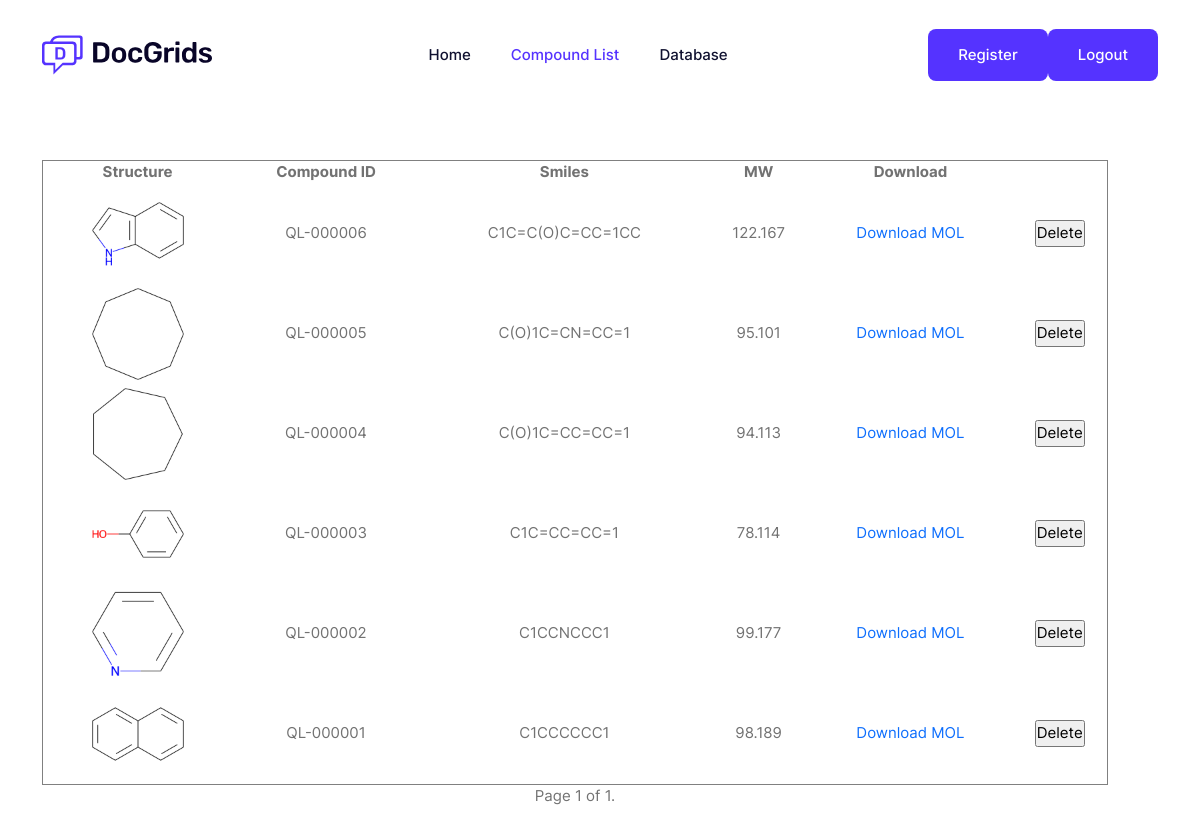
/compoundlist/ (signed in), run on an earlier commit of the app's database.
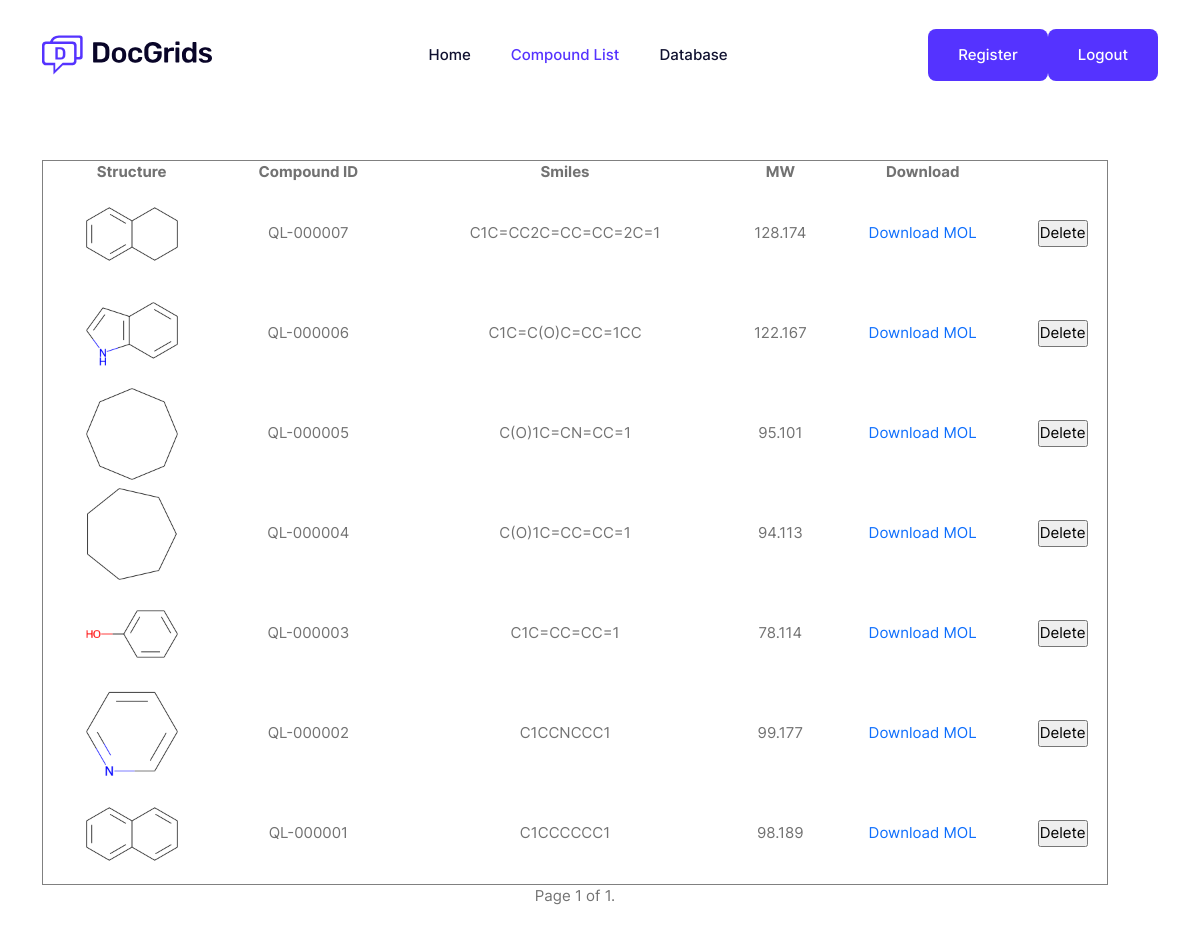
And on a later commit of the database.
### mol_registration/models.py (models this page shows)
class mol_props(models.Model):
    compound_id = models.CharField(max_length=50)
    smiles = models.CharField(max_length=1000)
    mol_file = models.TextField()
    mol_file_path = models.CharField(max_length=500)
    MW = models.FloatField()
    xlogp = models.FloatField()
    TPSA = models.FloatField()
    img_file = models.CharField(max_length=500)
    fingerprint = models.TextField(default='')

### mol_registration/views.py (the view)
# urls.py: path('compoundlist/', mol_registration_view.compoundlist),
def compoundlist(request):
    if request.session.get('is_login'):
        mol_list = mol_props.objects.all().order_by('-compound_id')
        paginator = Paginator(mol_list, 10)
        page = request.GET.get('page',1)
        try:
            sublist = paginator.page(page)
        except PageNotAnInteger:
            sublist = paginator.page(1)
        except EmptyPage:
            sublist = paginator.page(paginator.num_pages)
        return render(request, "compoundlist.html", {"sublist": sublist})
    else:
        return redirect("/login/")

### register/template/compoundlist.html (shortened to what this page needs)
{% load static %}
<!DOCTYPE html>
<html class="no-js" lang="zxx">
<head>
<link rel="stylesheet" href="/static/css/bootstrap.min.css">
<link rel="stylesheet" href="/static/css/LineIcons.3.0.css">
<link rel="stylesheet" href="/static/css/animate.css">
<link rel="stylesheet" href="/static/css/tiny-slider.css">
<link rel="stylesheet" href="/static/css/main.css">
</head>
<body>
<header class="header navbar-area">
<div class="container">
<div class="row align-items-center">
<div class="col-lg-12">
<div class="nav-inner">
<nav class="navbar navbar-expand-lg">
<a class="navbar-brand" href="">
<img src="/static/picture/logo.svg" alt="Logo">
</a>
<div class="collapse navbar-collapse sub-menu-bar" id="navbarSupportedContent">
<ul id="nav" class="navbar-nav ms-auto">
<li class="nav-item">
<a href="/index" aria-label="Toggle navigation">Home</a>
</li>
<li class="nav-item">
<a href="/compoundlist" class="active" aria-label="Toggle navigation">Compound List</a>
</li>
<li class="nav-item">
<a href="/database" aria-label="Toggle navigation">Database</a>
</li>
</ul>
</div>
<div class="button">
<a href="/user_register" class="btn">Register</a>
</div>
<div class="button">
<a href="/logout" class="btn">Logout</a>
</div>
</nav>
</div>
</div>
</div>
</div>
</header>
<section class="hero-area">
<div class="container">
<div class="row align-items-center">
<div class="col-lg-12 col-md-12 col-12">
<div class="hero-content">
<table border="1" cellspacing="0" cellpadding="5" align="center" width="100%" >
	<tr style="text-align:center">
        <th>Structure</th>
		<th>Compound ID</th>
		<th>Smiles</th>
        <th>MW</th>
        <th>Download</th>
	</tr>
     {%for item in sublist %}
	<tr>
            <td><img src="{{item.img_file}}" align="center"></td>
		    <td>{{item.compound_id}}</td>
            <td>{{item.smiles}}</td>
            <td>{{item.MW}}</td>
            <td><a href="{{ item.mol_file_path }}">Download MOL</a></td>
            <td><a href="/delete_compound/?delete_compound_id={{item.compound_id}}"><input type="submit" value="Delete"></a></td>
	</tr>
     {% endfor %}
</table>
<div>
    <center>
    <span style="margin:0 auto">
        <span class="current">
            Page {{ sublist.number }} of {{ sublist.paginator.num_pages }}.
        </span>
    </span>
    </center>
</div>
</div>
</div>
</div>
</div>
</section>
</body>
</html>

### register/template/compoundlist.html (style rules this page uses)
td { text-align:center; }
th { text-align:center; }
a { text-decoration: none; }
img { width: 100px;height:100px; align: "center"; }

What changed in the data, as far as the page shows it:
added mol_props: img_file (picture), compound_id "QL-000007", smiles "C1C=CC2C=CC=CC=2C=1", MW "128.174"
